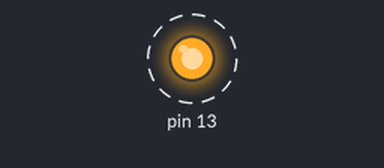
Bench run of a sketch on a simulated Arduino Uno, built with avr-gcc and run on an emulated ATmega328P. Parts: output pins drawn as LEDs (lit = HIGH). Dashed ring = blinking.

Above: at 0.7 s.
Timing chart, 0 to 3.5 s (numbered marks = the images above):
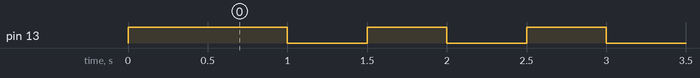

Measured:
- by itself, pin 13: alternates HIGH for 0.50 s and LOW for 0.50 s

The sketch:

05-registres.ino
```cpp
// GOMA PRO Devs — Arduino 05 — Registres
// Exemple destiné aux cartes AVR compatibles avec ces registres.

void setup() {
  DDRB |= (1 << PB5);       // PB5 en sortie
  PORTB |= (1 << PB5);      // sortie à 1
  delay(500);
  PORTB &= ~(1 << PB5);     // sortie à 0
}

void loop() {
  PORTB ^= (1 << PB5);      // inverser PB5
  delay(500);
}
```
